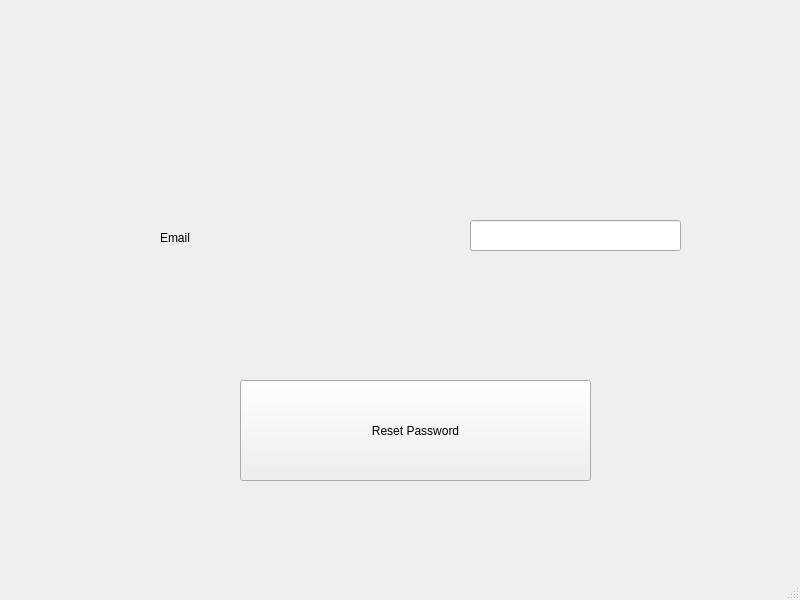
<?xml version="1.0" encoding="UTF-8"?>
<ui version="4.0">
 <class>ResetPassWindow</class>
 <widget class="QMainWindow" name="ResetPassWindow">
  <property name="geometry">
   <rect>
    <x>0</x>
    <y>0</y>
    <width>800</width>
    <height>600</height>
   </rect>
  </property>
  <property name="windowTitle">
   <string>MainWindow</string>
  </property>
  <widget class="QWidget" name="centralwidget">
   <widget class="QLineEdit" name="emailLineEdit">
    <property name="geometry">
     <rect>
      <x>470</x>
      <y>220</y>
      <width>211</width>
      <height>31</height>
     </rect>
    </property>
   </widget>
   <widget class="QPushButton" name="pushButton">
    <property name="geometry">
     <rect>
      <x>240</x>
      <y>380</y>
      <width>351</width>
      <height>101</height>
     </rect>
    </property>
    <property name="text">
     <string>Reset Password</string>
    </property>
   </widget>
   <widget class="QLabel" name="label">
    <property name="geometry">
     <rect>
      <x>160</x>
      <y>230</y>
      <width>58</width>
      <height>16</height>
     </rect>
    </property>
    <property name="text">
     <string>Email</string>
    </property>
   </widget>
  </widget>
  <widget class="QMenuBar" name="menubar">
   <property name="geometry">
    <rect>
     <x>0</x>
     <y>0</y>
     <width>800</width>
     <height>22</height>
    </rect>
   </property>
  </widget>
  <widget class="QStatusBar" name="statusbar"/>
 </widget>
 <resources/>
 <connections/>
</ui>
